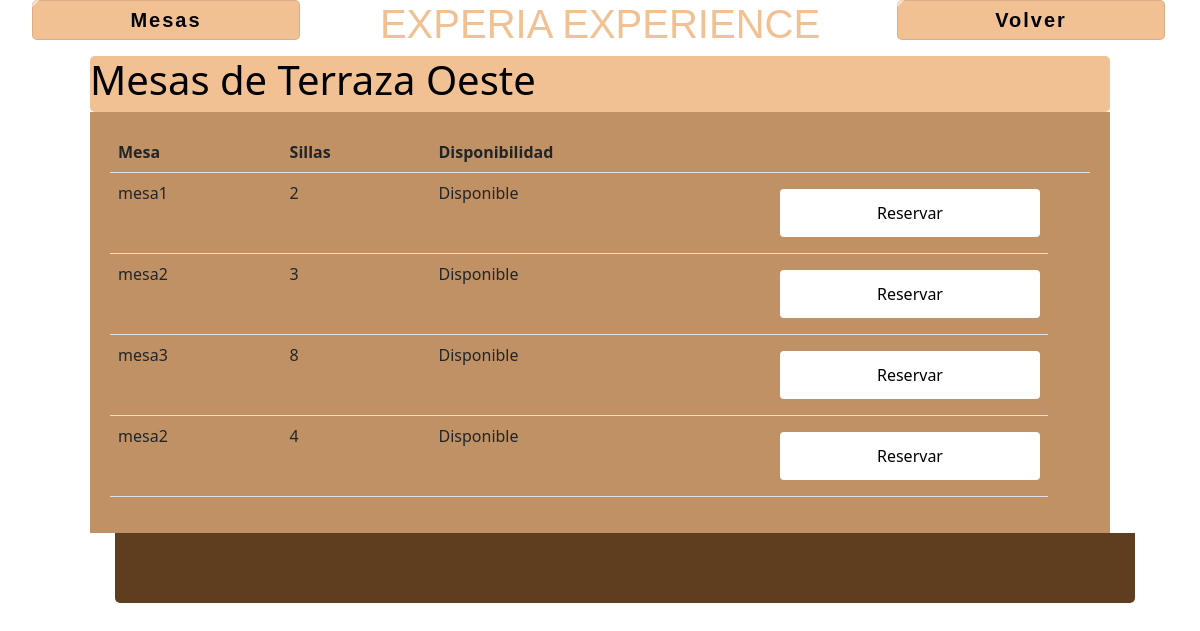
The app's page /view/mesas.php?id=5&nom=Terraza (signed in) with its own data.
### tables this page shows
CREATE TABLE `tbl_lugar` (
  `id_lugar` int NOT NULL AUTO_INCREMENT,
  `nom_lugar` varchar(45) DEFAULT NULL,
  `id_origen` int DEFAULT NULL,
  `img_lugar` varchar(100) DEFAULT NULL,
  `lugar_actividad` varchar(1) DEFAULT NULL,
  PRIMARY KEY (`id_lugar`),
  KEY `fk_origen_lugar_idx` (`id_origen`),
  CONSTRAINT `fk_origen_lugar` FOREIGN KEY (`id_origen`) REFERENCES `tbl_origen` (`id_origen`)
);

CREATE TABLE `tbl_mesa` (
  `id_mesa` int NOT NULL AUTO_INCREMENT,
  `lugar_mesa` varchar(45) DEFAULT NULL,
  `numero_mesa` int DEFAULT NULL,
  `sillas_mesa` int DEFAULT NULL,
  `id_lugar` int DEFAULT NULL,
  `estado_mesa` varchar(45) DEFAULT NULL,
  `mesa_actividad` varchar(45) DEFAULT NULL,
  PRIMARY KEY (`id_mesa`),
  KEY `fk_lugar_mesa_idx` (`id_lugar`),
  CONSTRAINT `fk_lugar_mesa` FOREIGN KEY (`id_lugar`) REFERENCES `tbl_lugar` (`id_lugar`)
);

### view/mesas.php (the view, shortened to what this page needs)
<?php
include '../services/connection.php';
$id=$_GET['id'];
$log=$pdo->prepare("SELECT *
from tbl_lugar
inner join tbl_mesa
on tbl_lugar.id_lugar=tbl_mesa.id_lugar
where tbl_lugar.id_lugar = ?");
$log->bindParam(1, $id);
$log->execute();
$login=$log->fetchAll(PDO::FETCH_ASSOC);
$nom2=$login[0]['nom_lugar'];
?>
<!DOCTYPE html>
<html lang="en">
<head>
    <link rel="stylesheet" href="../styles/style.css">
    <link href="https://cdn.jsdelivr.net/npm/bootstrap@5.1.3/dist/css/bootstrap.min.css" rel="stylesheet">
</head>
<body id="portada">
    <div class="row2" id="section-1">
        <div class="usuario column-1">
        <ul class="padding-lat">
        <b><a class="btn-logout">Mesas</a></b>
        </ul>
        </div>
        <div class="column-2 titulo2">
            <h1 class="colorh1">EXPERIA EXPERIENCE</h1>
        </div>
        <div class="logout column-1">
            <ul class="padding-lat">
            <b><a style="text-decoration:none" class="btn-logout" href="inicio.php">Volver</a></b>
            </ul>
        </div>
    </div>
    <div class="flex">
        <div class="menu">
    <h1 <?php echo "style='color: black;'";?> >Mesas de <?php echo $nom2;?>
        </div>
    </div>
    <div class="flex" id="flex">
        <div class="contenido" id="contenido">
        <div class="div_botones" id="div_botones">
        <table class="table">
                <tr>
                    <th>Mesa</th>
                    <th>Sillas</th>
                    <th>Disponibilidad</th>
                    <th></th>
                    <th></th>
                </tr>
                <?php
                foreach ($login as $registro){
                ?>
            <tr>
                <td><?php echo"mesa{$registro['numero_mesa']}";?></td>
                <td><?php echo"{$registro['sillas_mesa']}";?></td>
                <td><?php echo"{$registro['estado_mesa']}";?></td>
                <td><form method="POST" action="reserva.php">
                <input type="submit" <?php echo "style='background: white;'";?> value="Reservar" name="reservar"></form>
                </td>
            </tr>
            <?php
            }
            ?>
            </table>
                </div>
        </div>
    </div>
    <footer>
    <div class="logo_footer">
    </footer>
</body>
</html>

### styles/style.css (style rules this page uses)
* { box-sizing: border-box; }
body { margin: 0; font-family: Arial; }
#portada { background-image: url("https://s1.1zoom.me/big0/706/350861-admin.jpg"); background-size: cover; }
input[type=submit] { width: 100%; background-color: #f1c194; margin: 8px 0; padding: 12px; border: none; border-radius: 4px; cursor: pointer; }
.row2:after { content: ""; display: table; clear: both; }
#section-1 { padding: 0%; }
.usuario { text-align: left; color: black; font-size: 20px; }
.logout { text-align: right; color: black; font-size: 20px; margin-left: -35px; }
.column-1 { width: 25%; float: left; }
.btn-logout { position: relative; display: block; padding: 5px; border-radius: 5px; text-align: center; font-family: "Avant Garde", Avantgarde, "Century Gothic", CenturyGothic, "AppleGothic", sans-serif; font-weight: bold; overflow: hidden; color: rgb(0, 0, 0); cursor: pointer; letter-spacing: 2px; box-shadow: inset 0 0 0 1px rgba(0, 0, 0, 0.1); text-decoration: none; transition: all ease 0.5s; background: #f1c194; }
.btn-logout:after, .btn-logout:before { width: 80px; height: 200px; content: ''; display: block; background: rgba(255, 255, 255, 0.5); transform: rotate(45deg); top: -60px; position: absolute; transition: none; right: -45%; cursor: pointer; }
.btn-logout:before { left: -48%; }
.column-2 { width: 50%; float: left; }
.titulo2 { text-align: center; color: #f1c194; font-size: 25px; font-family: "Avant Garde", Avantgarde, "Century Gothic", CenturyGothic, "AppleGothic", sans-serif; text-transform: uppercase; text-rendering: optimizeLegibility; }
.menu { color: white; width: 85%; border-radius: 5px; background-color: #f1c194; }
.contenido { color: white; width: 85%; height: auto; background-color: #c09164; padding: 20px; }
.flex { display: flex; align-items: center; justify-content: center; height: auto; }
#flex { opacity: 100%; }
footer { align-items: center; text-align: center; background-color: #5f3e20; width: 85%; margin-left: 115px; border-bottom-right-radius: 5px; border-bottom-left-radius: 5px; }
.logo_footer { width: 70px; height: 70px; cursor: pointer; padding: 30px 40px 40px 30px; background-repeat: no-repeat; }

### records on screen
tbl_lugar: nom_lugar "Terraza Oeste"
tbl_mesa: numero_mesa "1", sillas_mesa "2", estado_mesa "Disponible"
tbl_mesa: numero_mesa "2", sillas_mesa "3", estado_mesa "Disponible"
tbl_mesa: numero_mesa "3", sillas_mesa "8", estado_mesa "Disponible"
tbl_mesa: numero_mesa "2", sillas_mesa "4", estado_mesa "Disponible"
